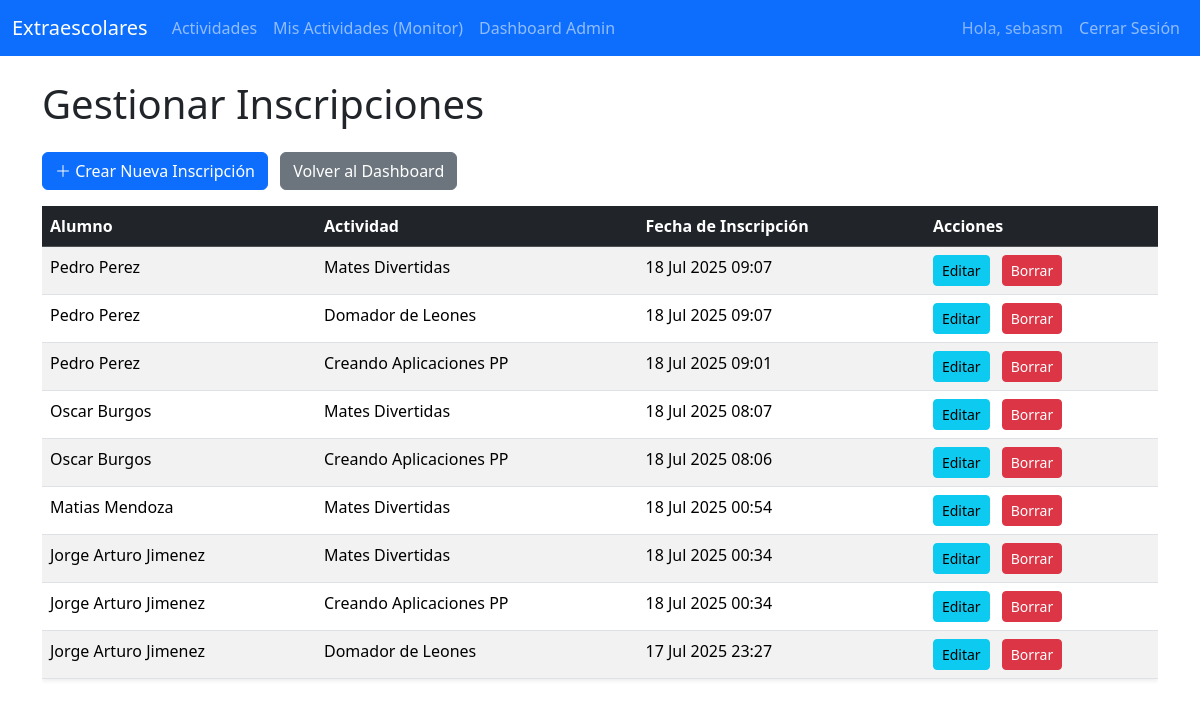
The app's page /actividades/admin-dashboard/inscripciones/ (signed in) with its own data.
### actividades/models.py (models this page shows, shortened)
class Inscripcion(models.Model):
    alumno = models.ForeignKey(Alumno, on_delete=models.CASCADE)
    actividad = models.ForeignKey(Actividad, on_delete=models.CASCADE)
    fecha_inscripcion = models.DateTimeField(auto_now_add=True)
    class Meta:
        unique_together = ('alumno', 'actividad')

class Alumno(models.Model):
    usuario = models.OneToOneField(User, on_delete=models.CASCADE)
    nombre_completo = models.CharField(max_length=200)
    correo = models.EmailField(unique=True) # El correo será único
    curso = models.CharField(max_length=50)

class Actividad(models.Model):
    nombre = models.CharField(max_length=200)
    descripcion = models.TextField()
    monitor = models.ForeignKey(Monitor, on_delete=models.SET_NULL, null=True, blank=True)
    plazas_maximas = models.IntegerField()
    fecha_inicio = models.DateField()

### actividades/views.py (the view)
# urls.py: path('admin-dashboard/inscripciones/', views.admin_lista_inscripciones, name='admin_lista_inscripciones'),
@login_required
@user_passes_test(is_admin, login_url='/login/')
def admin_lista_inscripciones(request):
    inscripciones = Inscripcion.objects.all().order_by('-fecha_inscripcion')
    context = {'inscripciones': inscripciones}
    return render(request, 'actividades/admin_lista_inscripciones.html', context)

### actividades/views.py (called while the page is built)
def is_admin(user):
    return user.is_authenticated and user.is_staff

### templates/actividades/admin_lista_inscripciones.html (shortened to what this page needs)
{% extends 'base.html' %}
{% block content %}
<h1 class="mb-4">Gestionar Inscripciones</h1>
<a href="{% url 'admin_crear_inscripcion' %}" class="btn btn-primary mb-3">
    <i class="bi bi-plus-lg"></i> Crear Nueva Inscripción
</a>
<a href="{% url 'admin_dashboard' %}" class="btn btn-secondary mb-3 ms-2">
    Volver al Dashboard
</a>
{% if inscripciones %}
    <div class="table-responsive">
        <table class="table table-hover table-striped shadow-sm">
            <thead class="table-dark">
                <tr>
                    <th>Alumno</th>
                    <th>Actividad</th>
                    <th>Fecha de Inscripción</th>
                    <th>Acciones</th>
                </tr>
            </thead>
            <tbody>
                {% for inscripcion in inscripciones %}
                <tr>
                    <td>{{ inscripcion.alumno.nombre_completo }}</td>
                    <td>{{ inscripcion.actividad.nombre }}</td>
                    <td>{{ inscripcion.fecha_inscripcion|date:"d M Y H:i" }}</td>
                    <td>
                        <a href="{% url 'admin_editar_inscripcion' inscripcion.id %}" class="btn btn-sm btn-info me-2">Editar</a>
                        <a href="{% url 'admin_borrar_inscripcion' inscripcion.id %}" class="btn btn-sm btn-danger">Borrar</a>
                    </td>
                </tr>
                {% endfor %}
            </tbody>
        </table>
    </div>
{% else %}
    <div class="alert alert-info" role="alert">
        No hay inscripciones registradas.
    </div>
{% endif %}
{% endblock %}

### templates/base.html (shortened to what this page needs)
{% load static %}
<!DOCTYPE html>
<html lang="es">
<head>
    <link href="https://cdn.jsdelivr.net/npm/bootstrap@5.3.3/dist/css/bootstrap.min.css" rel="stylesheet">
    <link rel="stylesheet" href="https://cdn.jsdelivr.net/npm/bootstrap-icons@1.11.3/font/bootstrap-icons.min.css">
</head>
<body>
    <nav class="navbar navbar-expand-lg navbar-dark bg-primary">
        <div class="container-fluid">
            <a class="navbar-brand" href="{% url 'lista_actividades' %}">Extraescolares</a>
            <div class="collapse navbar-collapse" id="navbarNav">
                <ul class="navbar-nav me-auto mb-2 mb-lg-0">
                    <li class="nav-item">
                        <a class="nav-link" href="{% url 'lista_actividades' %}">Actividades</a>
                    </li>
                    {% if user.is_authenticated %}
                        {% if not user.alumno and user.is_staff %}
                        <li class="nav-item">
                            <a class="nav-link" href="{% url 'actividades_monitor' %}">Mis Actividades (Monitor)</a>
                        </li>
                        {% endif %}
                        {% if user.is_staff %}
                        <li class="nav-item">
                            <a class="nav-link" href="{% url 'admin_dashboard' %}">Dashboard Admin</a>
                        </li>
                        {% endif %}
                    {% endif %}
                </ul>
                <ul class="navbar-nav">
                    {% if user.is_authenticated %}
                        <li class="nav-item">
                            <span class="nav-link text-white-50">Hola, {{ user.username }}</span>
                        </li>
                        <li class="nav-item">
                            <a class="nav-link" href="{% url 'logout' %}">Cerrar Sesión</a>
                        </li>
                    {% endif %}
                </ul>
            </div>
        </div>
    </nav>
    <div class="container mt-4">
        {% block content %}
        {% endblock %}
    </div>
</body>
</html>

### records on screen
Inscripcion: alumno.nombre_completo "Pedro Perez", actividad.nombre "Mates Divertidas", fecha_inscripcion "18 Jul 2025 09:07"
Inscripcion: alumno.nombre_completo "Pedro Perez", actividad.nombre "Domador de Leones", fecha_inscripcion "18 Jul 2025 09:07"
Inscripcion: alumno.nombre_completo "Pedro Perez", actividad.nombre "Creando Aplicaciones PP", fecha_inscripcion "18 Jul 2025 09:01"
Inscripcion: alumno.nombre_completo "Oscar Burgos", actividad.nombre "Mates Divertidas", fecha_inscripcion "18 Jul 2025 08:07"
Inscripcion: alumno.nombre_completo "Oscar Burgos", actividad.nombre "Creando Aplicaciones PP", fecha_inscripcion "18 Jul 2025 08:06"
Inscripcion: alumno.nombre_completo "Matias Mendoza", actividad.nombre "Mates Divertidas", fecha_inscripcion "18 Jul 2025 00:54"
Inscripcion: alumno.nombre_completo "Jorge Arturo Jimenez", actividad.nombre "Mates Divertidas", fecha_inscripcion "18 Jul 2025 00:34"
Inscripcion: alumno.nombre_completo "Jorge Arturo Jimenez", actividad.nombre "Creando Aplicaciones PP", fecha_inscripcion "18 Jul 2025 00:34"
Inscripcion: alumno.nombre_completo "Jorge Arturo Jimenez", actividad.nombre "Domador de Leones", fecha_inscripcion "17 Jul 2025 23:27"

### other values on screen
{{ user.username }} "sebasm"
